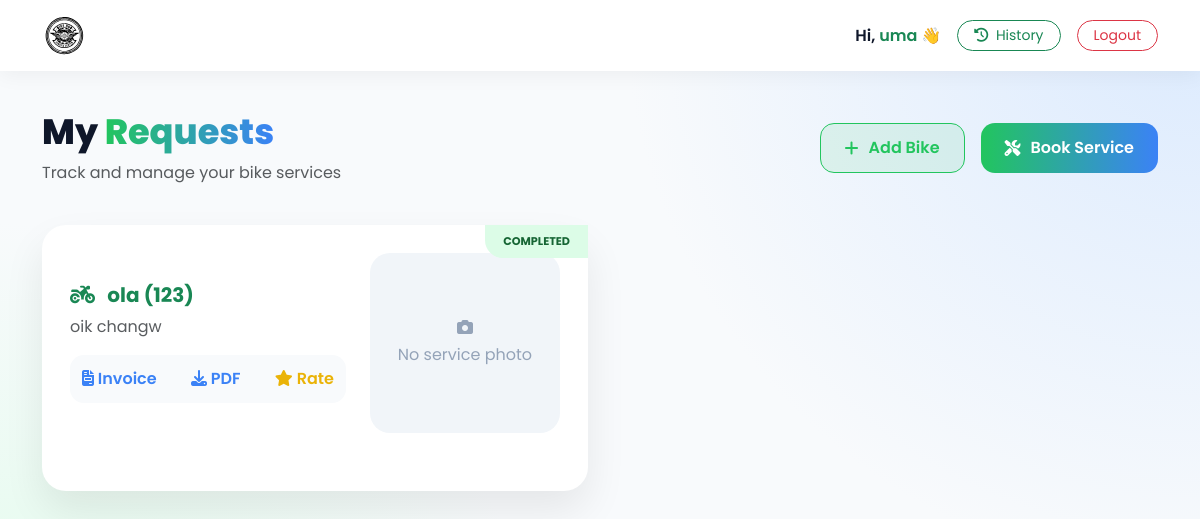
The page /client-dashboard/ (signed in) on the database its author committed.
### core/models.py (models this page shows, shortened)
class ServiceRequest(models.Model):
    bike = models.ForeignKey("core.Bike", on_delete=models.CASCADE)
    status = models.CharField(max_length=20)
    STATUS_CHOICES = (
        ('pending', 'Pending'),
        ('assigned', 'Assigned'),
        ('in_progress', 'In Progress'),
        ('completed', 'Completed'),
    )
    status = models.CharField(
        max_length=20,
        choices=STATUS_CHOICES,
        default='pending'
    )
    completed_at = models.DateTimeField(null=True, blank=True)
    user = models.ForeignKey(User, on_delete=models.CASCADE)
    bike = models.ForeignKey(Bike, on_delete=models.CASCADE)
    mechanic = models.ForeignKey(
        Mechanic,
        on_delete=models.SET_NULL,
        null=True,
        blank=True
    )
    problem_description = models.TextField(blank=True)
    labour_charge = models.DecimalField(
        max_digits=8,
        decimal_places=2,
        default=500.00
    )
    work_photo = models.ImageField(
        upload_to='work_photos/',
        null=True,
        blank=True
    )
    created_at = models.DateTimeField(auto_now_add=True)
    updated_at = models.DateTimeField(auto_now=True)

class Bike(models.Model):
    user = models.ForeignKey(User, on_delete=models.CASCADE)
    bike_name = models.CharField(max_length=100)
    bike_number = models.CharField(max_length=20)
    photo = models.ImageField(upload_to='bike_photos/', null=True, blank=True)
    def __str__(self):
        return f"{self.bike_name} ({self.bike_number})"

### core/views.py (the view)
# urls.py: path('client-dashboard/', views.client_dashboard, name='client_dashboard'),
@login_required
def client_dashboard(request):
    services = ServiceRequest.objects.filter(user=request.user).order_by('-id')
    return render(request, 'client/dashboard.html', {
        'services': services
    })

### core/templates/client/dashboard.html (shortened to what this page needs)
{% load static %}
<!DOCTYPE html>
<html lang="en">
<head>
<link href="https://cdn.jsdelivr.net/npm/bootstrap@5.3.0/dist/css/bootstrap.min.css" rel="stylesheet">
<link rel="stylesheet" href="https://cdnjs.cloudflare.com/ajax/libs/font-awesome/6.4.0/css/all.min.css">
</head>
<body>
<nav class="navbar navbar-expand-lg">
<div class="container">
<a class="navbar-brand" href="#">
<img src="{% static 'images/logo.svg' %}">
</a>
<div class="ms-auto d-flex align-items-center gap-3">
<span class="fw-semibold">
Hi, <span class="text-success">{{ request.user.username }}</span> 👋
</span>
<a href="{% url 'client_bikes' %}" class="btn btn-sm btn-outline-success rounded-pill px-3">
<i class="fa-solid fa-clock-rotate-left me-1"></i> History
</a>
<a href="{% url 'home' %}" class="btn btn-sm btn-outline-danger rounded-pill px-3">
Logout
</a>
</div>
</div>
</nav>
<div class="container">
<div class="dash-header">
<div class="dash-title">
<h1>My <span class="gradient-text">Requests</span></h1>
<p class="text-muted mb-0">Track and manage your bike services</p>
</div>
<div class="d-flex gap-3">
<a href="{% url 'add_bike' %}" class="btn-action btn-green">
<i class="fa-solid fa-plus"></i> Add Bike
</a>
<a href="{% url 'book_service' %}" class="btn-action btn-blue">
<i class="fa-solid fa-tools"></i> Book Service
</a>
</div>
</div>
<div class="row">
{% for service in services %}
<div class="col-lg-6">
<div class="service-card h-100">
<div class="card-tag">{{ service.status }}</div>
<div class="row g-4 align-items-center">
<div class="col-md-7">
<h5 class="text-success fw-bold">
<i class="fa-solid fa-motorcycle me-2"></i>
{{ service.bike }}
</h5>
<p class="text-muted">{{ service.problem_description }}</p>
{% if service.status == 'completed' %}
<div class="invoice-box">
<a href="{% url 'invoice_detail' service.invoice.id %}">
<i class="fa-solid fa-file-invoice"></i> Invoice
</a>
<a href="{% url 'invoice_pdf' service.invoice.id %}">
<i class="fa-solid fa-download"></i> PDF
</a>
{% if not service.feedback %}
<a href="{% url 'submit_feedback' service.id %}" style="color: #eab308;">
<i class="fa-solid fa-star"></i> Rate
</a>
{% else %}
<span class="text-success" style="font-weight: 600;"><i class="fa-solid fa-check"></i> Rated</span>
{% endif %}
</div>
{% endif %}
</div>
<div class="col-md-5">
<div class="photo-wrapper">
{% if service.work_photo %}
<img src="{{ service.work_photo.url }}">
{% else %}
<div class="photo-placeholder">
<i class="fa-solid fa-camera"></i>
<span>No service photo</span>
</div>
{% endif %}
</div>
</div>
</div>
</div>
</div>
{% endfor %}
</div>
</div>
</body>
</html>

### core/templates/client/dashboard.html (style rules this page uses)
:root { --primary:#22c55e; --accent:#3b82f6; --light-bg:#f8fafc; }
body { font-family:'Poppins',sans-serif; background:var(--light-bg); background-image: radial-gradient(circle at top right,#dbeafe,transparent 40%), radial-gradient(circle at bottom left,#dcfce7,transparent 40%); color:#0f172a; min-height:100vh; }
.navbar { background:white; box-shadow:0 4px 20px rgba(0,0,0,.05); }
.navbar-brand img { width:45px; }
.dash-header { display:flex; justify-content:space-between; align-items:center; margin:40px 0; }
.dash-title h1 { font-size:2.2rem; font-weight:800; }
.gradient-text { background: linear-gradient(90deg,#22c55e,#3b82f6); background-clip: text; -webkit-background-clip: text; -webkit-text-fill-color: transparent; color: transparent; }
.btn-action { padding:12px 24px; border-radius:14px; font-weight:600; display:inline-flex; gap:10px; align-items:center; transition:.3s; text-decoration:none; }
.btn-green { border:1px solid var(--primary); color:var(--primary); background:rgba(34,197,94,.1); }
.btn-blue { background:linear-gradient(90deg,#22c55e,#3b82f6); color:#fff; }
.service-card { background:white; border-radius:24px; padding:28px; margin-bottom:30px; box-shadow:0 20px 40px rgba(0,0,0,.08); transition:.3s; position:relative; }
.card-tag { position:absolute; top:0; right:0; padding:8px 18px; border-bottom-left-radius:18px; font-size:.7rem; font-weight:700; text-transform:uppercase; background:#dcfce7; color:#166534; }
.photo-wrapper { height:180px; border-radius:20px; overflow:hidden; background:#f1f5f9; display:flex; align-items:center; justify-content:center; }
.photo-placeholder { display:flex; flex-direction:column; align-items:center; justify-content:center; gap:8px; color:#94a3b8; }
.invoice-box { margin-top:15px; padding:12px; background:#f8fafc; border-radius:14px; display:flex; justify-content:space-between; }
.invoice-box a { color:var(--accent); font-weight:600; text-decoration:none; }

### rows shown on the page
ServiceRequest: status "COMPLETED", bike "ola (123)", problem_description "oik changw", shows "Invoice", shows "Rate", work_photo "No service photo"

### other values the page prints
{{ request.user.username }} "uma"
